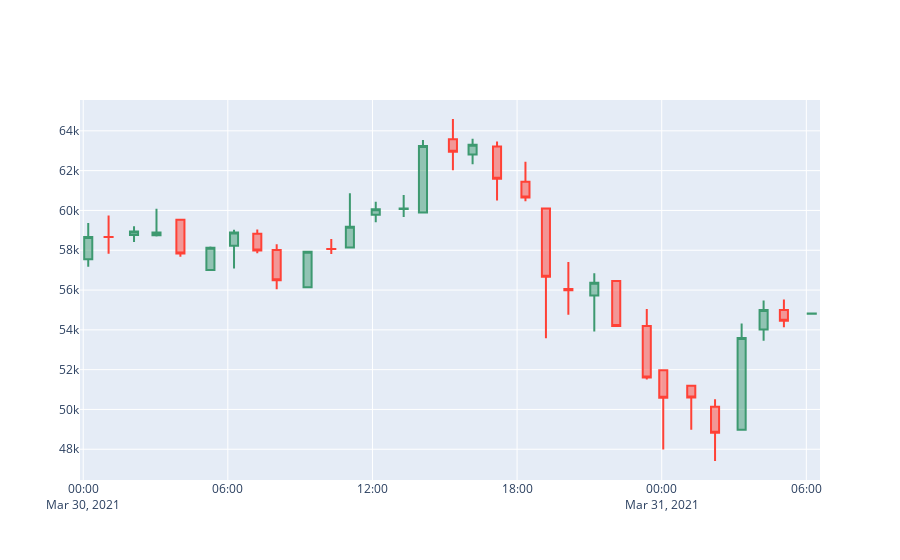

Notebook cell for this chart:
### Markdown cell above
Finally we are now ready to use plotly to create our Candlestick Chart.

### Code cell
fig = go.Figure(data=[go.Candlestick(x=data['Date'],
                open=candlestick_data['Price']['first'], 
                high=candlestick_data['Price']['max'],
                low=candlestick_data['Price']['min'], 
                close=candlestick_data['Price']['last'])
                ])

fig.update_layout(xaxis_rangeslider_visible=False)

fig.show()
